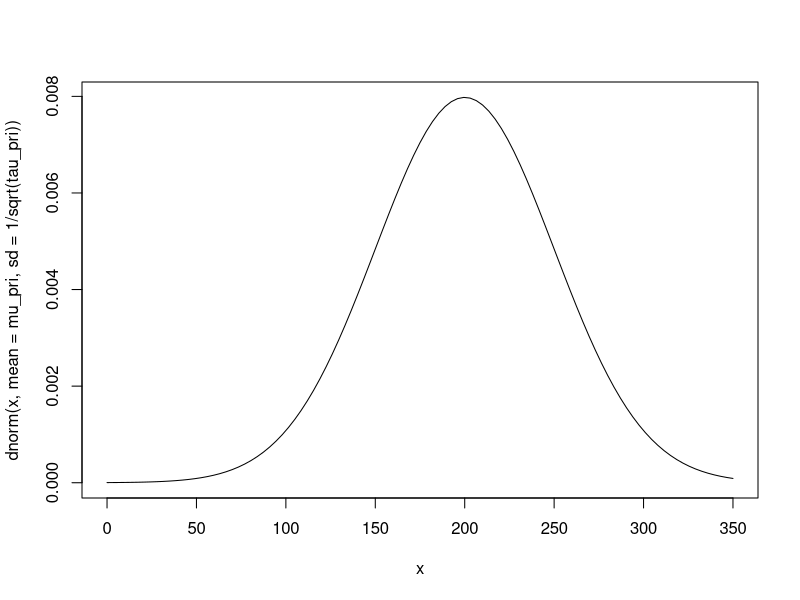
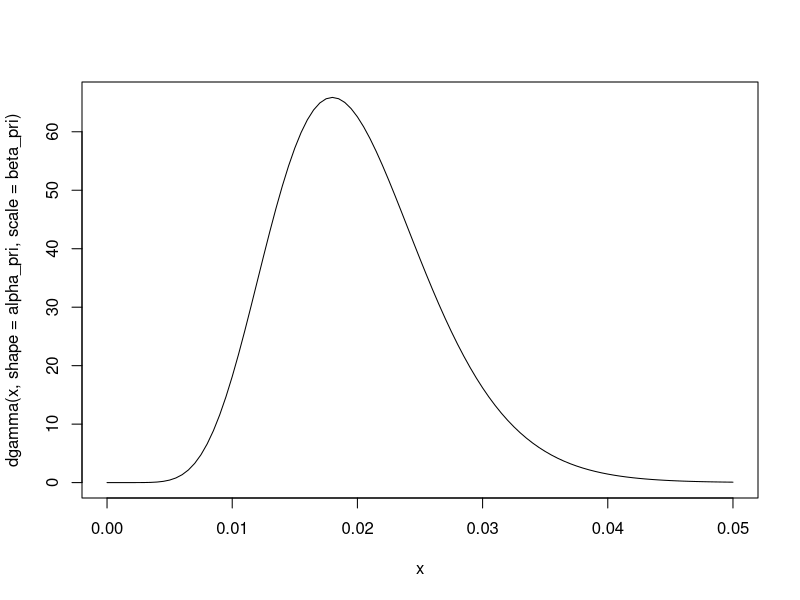
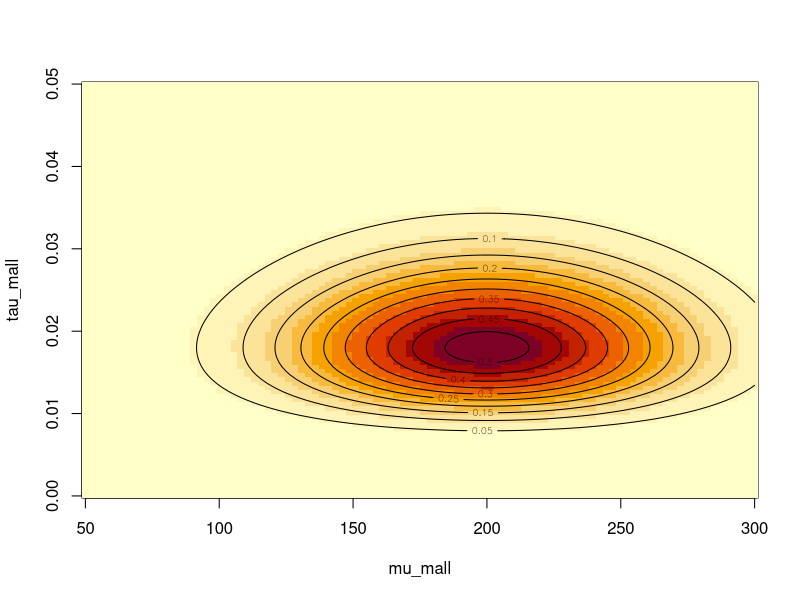
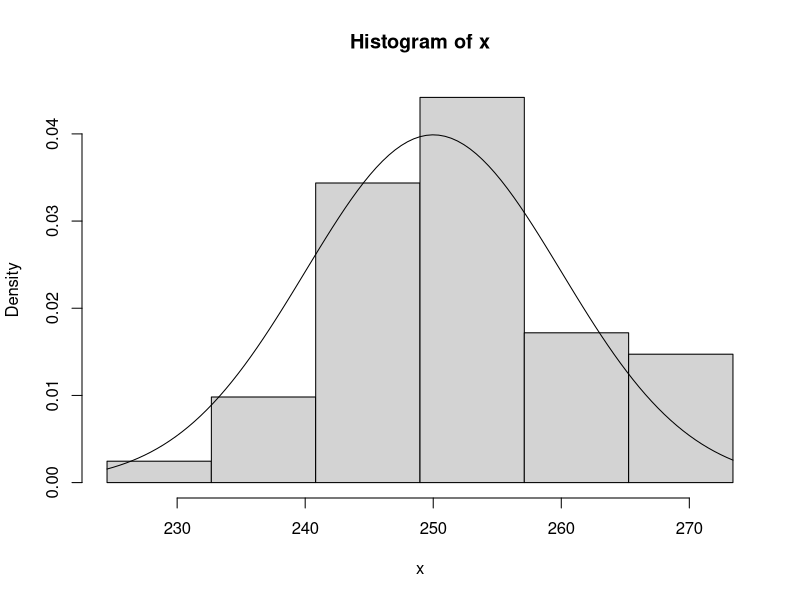
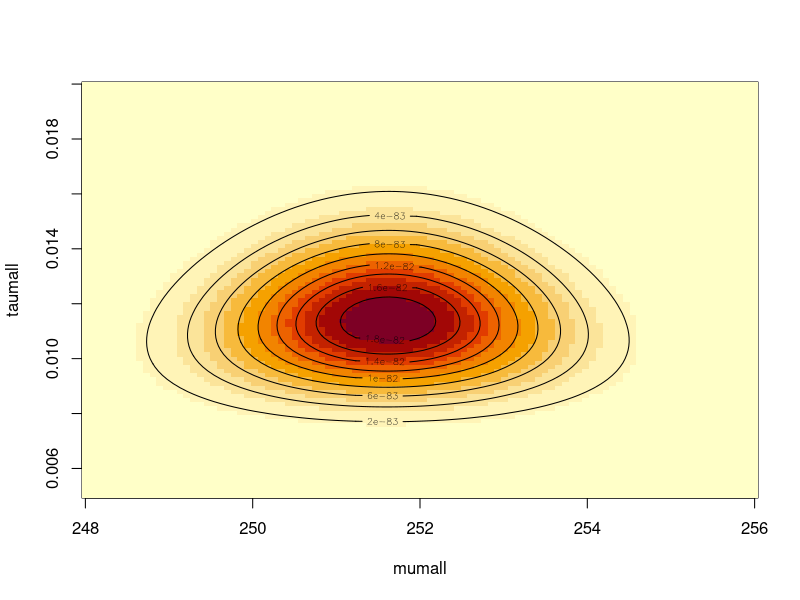
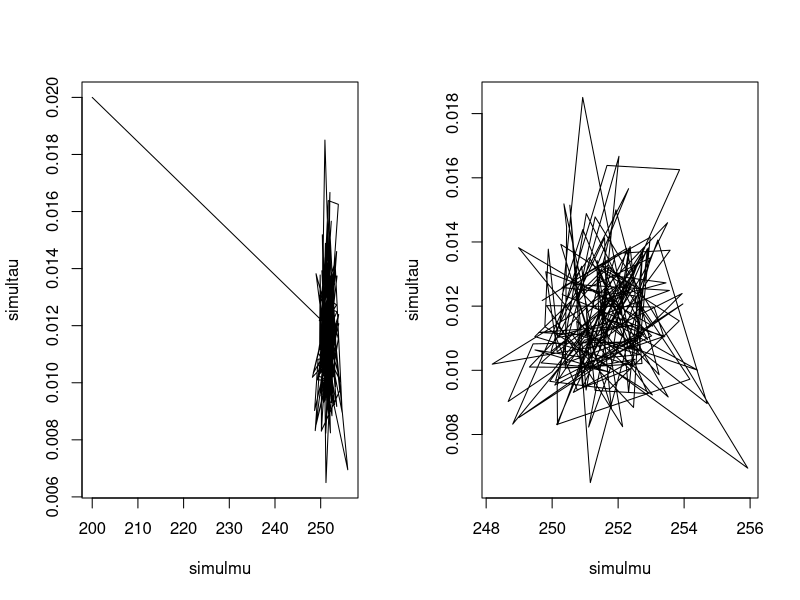
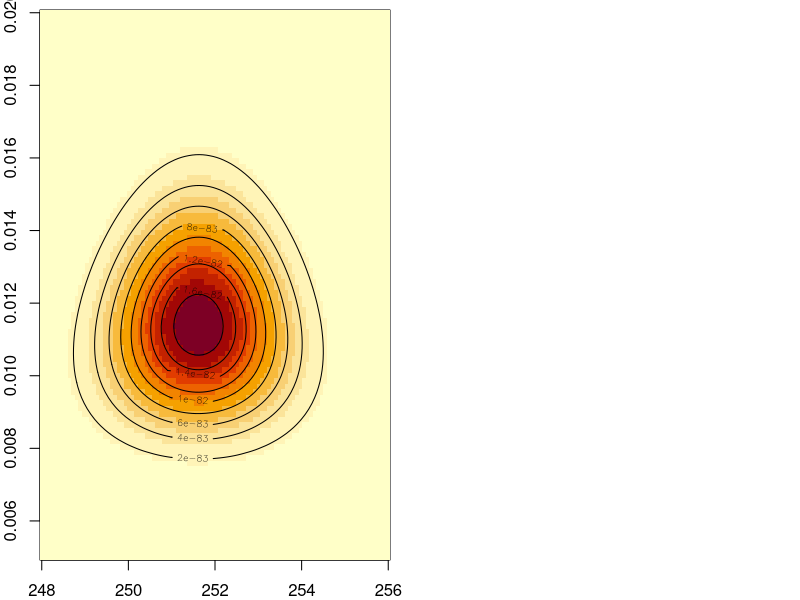

Generate these figures, in order, with R: (Note: this script raises an error after producing the figures.)
#Propri de la media mu
tau_pri=1/50^2
mu_pri=200

#curve: funcion que grafica una funcion 
curve(dnorm(x, mean = mu_pri, sd = 1/sqrt(tau_pri)), from = 0, to = 350)

#priori precicison tau
alpha_pri=10
beta_pri=0.002
curve(dgamma(x, shape = alpha_pri, scale = beta_pri), from = 0, to = .05)


#Priori distribucion conjunta
mu_mall=seq(50, 300, length.out = 100)
tau_mall=seq(0,.05,length.out=100)
priori<-function(mu, tau){
  x=dnorm(mu, mean = mu_pri, sd = 1/sqrt(tau_pri))
  y=dgamma(tau, shape = alpha_pri, scale = beta_pri)
  return(x*y)
}
#outer (x,y,funcion) hace el producto cartesiano y evalua en la funcion
priori_mall=outer(mu_mall, tau_mall, priori)
#grafica la densidad de una funcion R^2 a R
image(mu_mall, tau_mall, priori_mall)
#contuor, grafica las curvas dee nivel 
contour(mu_mall, tau_mall, priori_mall, add = TRUE)

#Simular gausiana
muv=250
tauv=1/10^2
n=50
x=rnorm(n, mean = muv, sd = sqrt(1/tauv))
xbar=mean(x)
#breaks(inicio,final, numero intervalos)
hist(x, prob = TRUE, breaks = seq(min(x), max(x), length.out =7))
curve(dnorm(x, mean = muv, sd = 1/sqrt(tauv)), add = TRUE)

#Posteriori
mumall=seq(248, 256, length.out = 100)
taumall=seq(0.005, .02, length.out = 100)
postmall=matrix(0, nrow = length(mumall), ncol = length(taumall))
for(i in seq_along(mumall)){
  for(j in seq_along(taumall)){
    postmall[i,j]=priori(mumall[i], taumall[j])*prod(dnorm(x, mean = mumall[i], sd = 1/sqrt(taumall[j])))
  }
}

image(mumall, taumall, postmall)
contour(mumall, taumall, postmall, add = TRUE)

#Full condicionales
rmu <- function(tau){
  condprom=(n*tau*xbar + tau_pri*mu_pri)/(n*tau + tau_pri)
  condtau=n*tau + tau_pri
  return(rnorm(1, mean = condprom, sd = sqrt(1/condtau)))
}

rtau <- function(mu){
  condalpha=n/2 + alpha_pri
  condbeta=1/(sum((x-mu)^2)/2 + 1/beta_pri)
  return(rgamma(1, shape = condalpha, scale = condbeta))
}

#Gibbs Sampler
nsimul=200 
simulmu=rep(0, nsimul)
simultau=simulmu
simultau[1]= alpha_pri * beta_pri 
simulmu[1]=mu_pri
for(i in 2:nsimul){
  simulmu[i]=rmu(simultau[i-1])
  simultau[i]=rtau(simulmu[i])
}

#Trayectorias
simulaciones=cbind(simulmu, simultau)
par(mfrow=c(1,2))
plot(simulaciones, type = "l")
burn=1:25
plot(simulaciones[-burn,], type = "l")
chain=simulaciones[-burn,]

#Comparando densidades
par(mfrow=c(1,2), mar = c(2,2,.5,.5))
image(mumall, taumall, postmall)
contour(mumall, taumall, postmall, add = TRUE)
dens_chain=kde2d(chain[,1], chain[,2], n = 100,lim=c(range(mumall),c(range(taumall))))
image(dens_chain, xlim = range(mumall), ylim = range(taumall))
contour(dens_chain, add = TRUE)
        
#Introducción Coda, investigar para que sirve
library(coda)
chain=mcmc(chain)
summary(chain)
plot(chain)
